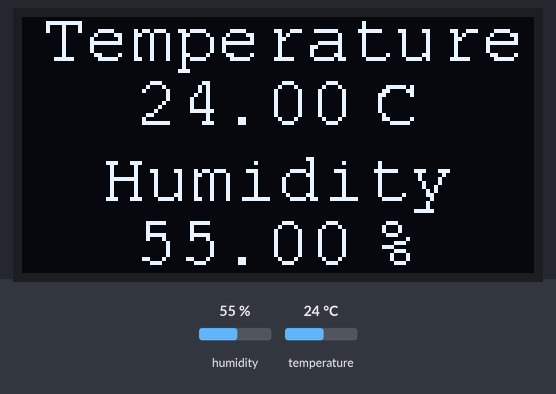
Recording of a sketch running on a simulated Arduino Uno, built with avr-gcc and run on an emulated ATmega328P. Shown: 128×64 one-colour display. Inputs (shaded band) come from the test bench; at power-on: humidity 55 %, temperature 24 °C. What the sketch prints to the serial monitor is not drawn.

Above: at 4.8 s.
4.9 s: humidity set to 22 %
At 6.4 s:
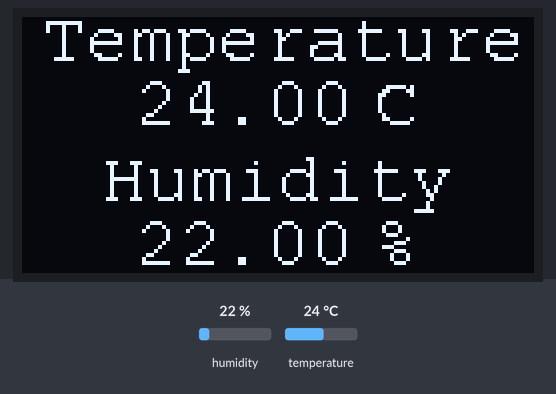
7.9 s: temperature set to 12 °C
At 9.4 s:
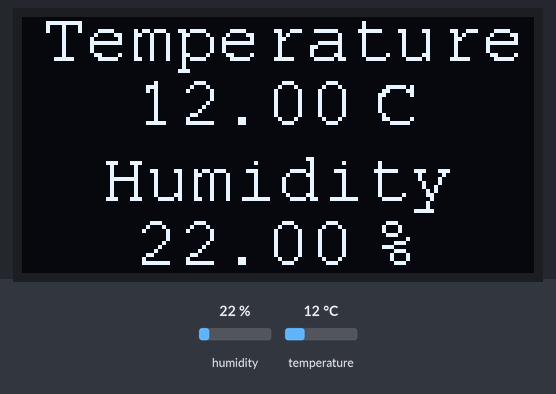
10.9 s: humidity set to 40 %
At 12.8 s:
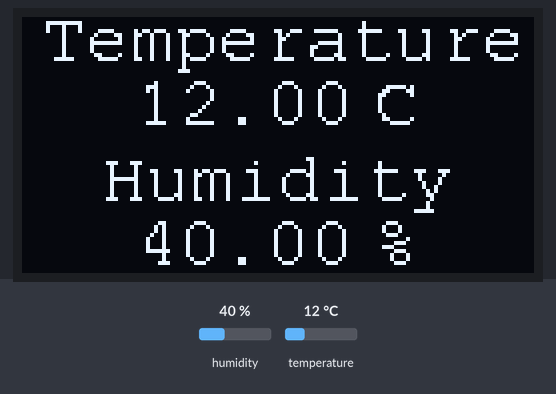
13.9 s: temperature set to 19 °C
At 14.6 s:
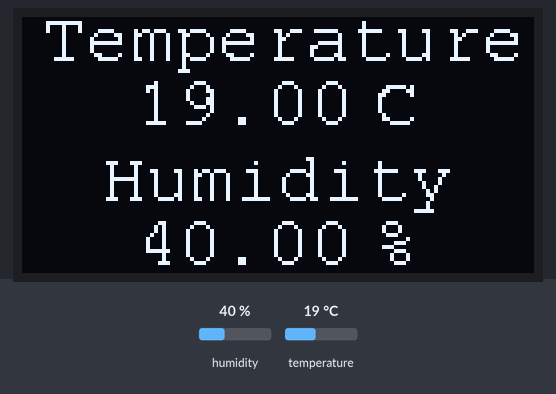
Timing chart, 0 to 16.9 s (numbered marks = the images above; inputs shaded):
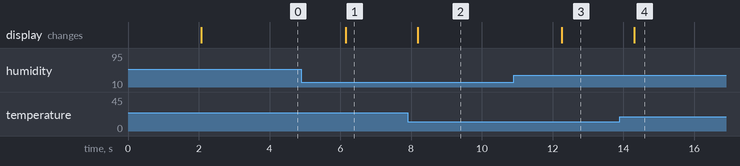

The sketch:

DHT22_with_Display_V1.ino
```cpp
#include <Adafruit_Sensor.h>
#include <DHT_U.h>

#include <Adafruit_GFX.h>  // Graphics library for the display
#include <Adafruit_SSD1306.h>  // Adafruit_SSD1306 library to drive the display

#define SCREEN_WIDTH 128 // OLED display width, in pixels
#define SCREEN_HEIGHT 64 // OLED display height, in pixels

//#define OLED_RESET     -1 // Reset pin # (or -1 if sharing Arduino reset pin)

Adafruit_SSD1306 display(128, 64);  // Create display


#include <Fonts/FreeMonoBold12pt7b.h>  // Add a custom font
#include <Fonts/FreeMono9pt7b.h>  // Add a custom font


#define DHTPIN 2     // DHT sensor is connected to the pin 2
// Sensor type DHT22 with 3 legZ + data -
#define DHTTYPE    DHT22     // DHT 22 (AM2302)

DHT dht = DHT(DHTPIN, DHTTYPE);

void setup()  // Setup Start
{

  // Set serial communication at a baud rate of 9600:
  Serial.begin(9600);
  Serial.print("Booting...");
  // Setup sensor:
  dht.begin();

  display.clearDisplay();

  display.begin(SSD1306_SWITCHCAPVCC, 0x3C);  // Initialize display with the I2C address of 0x3C
  display.clearDisplay();  // Clear the buffer
  display.setTextColor(WHITE);  // Set color of the text
  display.setRotation(0);  // Set orientation. 0, 1, 2, 3
  display.setTextWrap(false);  // By default, long lines of text are set to automatically “wrap” back to the leftmost column.
  display.dim(0);  //Set brightness (0 is maximun and 1 is a little dim)

}  // End of setup


void loop()  // Start of loop
{

  delay(2000);

  // Humidity in %
  float h = dht.readHumidity();
  // Temperature in Celsius:
  float t = dht.readTemperature();

  Serial.print("Humidity: ");
  Serial.print(h);
  Serial.print(" % ");
  Serial.print("Temperature: ");
  Serial.print(t);
  Serial.println(" C");

  display.clearDisplay();  // Clear the display for refresh

  display.setFont(&FreeMono9pt7b);  // Set a custom font
  display.setTextSize(0);  // Set text size. Custom font always 0

  // Print text:
  display.setCursor(5, 10);  // (x,y)
  display.println("Temperature");  // Text or value to print

  //display.drawRoundRect(0, 0, 128, 32, 10, WHITE);  // Draw rounded rectangle (x,y,width,height,radius,color)
                                                    // It draws from the location to down-right

  // Print variable with left alignment:

  display.setCursor(28, 26);  // (x,y)
  display.println(t);  // Text or value to print

  display.setCursor(88, 26);  // (x,y)
  display.println("C");  // Text or value to print

  // Print text:
  display.setCursor(20, 45);  // (x,y)
  display.println("Humidity");  // Text or value to print

  //display.drawRoundRect(0, 32, 128, 32, 10, WHITE);  // Draw rounded rectangle (x,y,width,height,radius,color)

  // Print variable with left alignment:
  display.setCursor(28, 61);  // (x,y)
  display.println(h);  // Text or value to print

  display.setCursor(88, 61);  // (x,y)
  display.println("%");  // Text or value to print

  display.display();  // Print everything

}  // End of loop
```

Measured:
- after the input at 4.9 s, the display: changes after 1.2 s (image 1)
- after the input at 7.9 s, the display: changes after 0.29 s (image 2)
- after the input at 10.9 s, the display: changes after 1.4 s (image 3)
- after the input at 13.9 s, the display: changes after 0.40 s (image 4)
